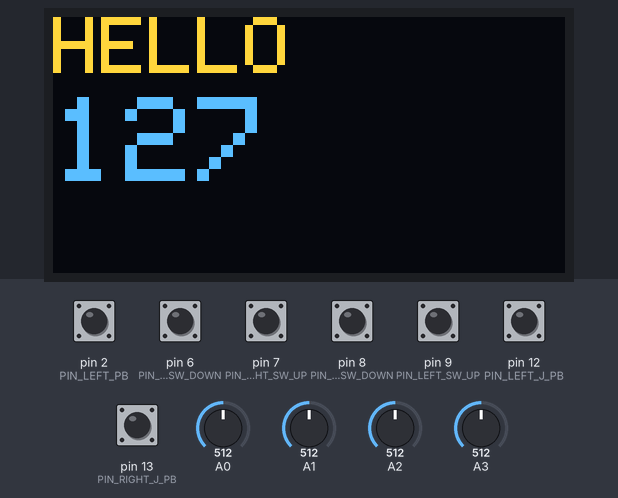
Bench run of a sketch on a simulated Arduino Mega 2560, built with avr-gcc and run on an emulated ATmega2560. On the bench: 128×64 one-colour display. The test bench sets the inputs (shaded band); at power-on: pin 2 (PIN_LEFT_PB), pin 6 (PIN_RIGHT_SW_DOWN), pin 7 (PIN_RIGHT_SW_UP), pin 8 (PIN_LEFT_SW_DOWN), pin 9 (PIN_LEFT_SW_UP), pin 12 (PIN_LEFT_J_PB), pin 13 (PIN_RIGHT_J_PB) HIGH, A0 = 512, A1 = 512, A2 = 512, A3 = 512. The OLED is the two-colour kind (top 16 rows yellow); no radio packets arrive unless stated; what the sketch prints to the serial monitor is not drawn.

Above: at 1.2 s.
1.3 s: A0 set to 522
At 1.9 s:
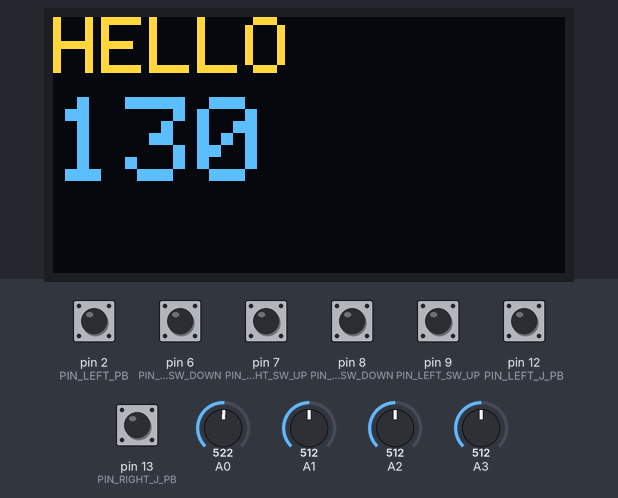
2.8 s: A0 set to 716
At 3.8 s:
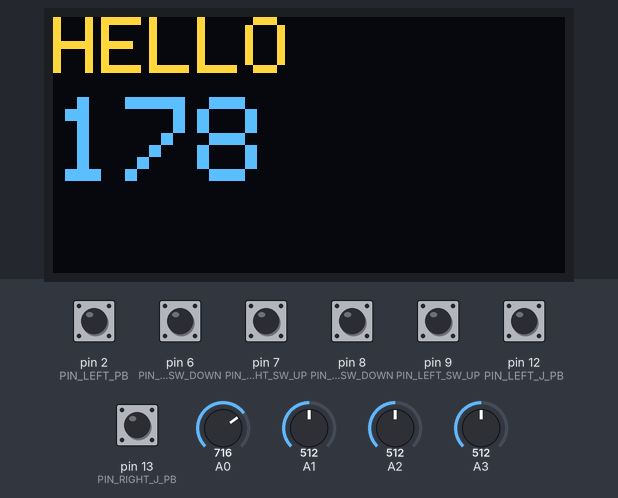
4.3 s: A0 set to 992
At 5.5 s:
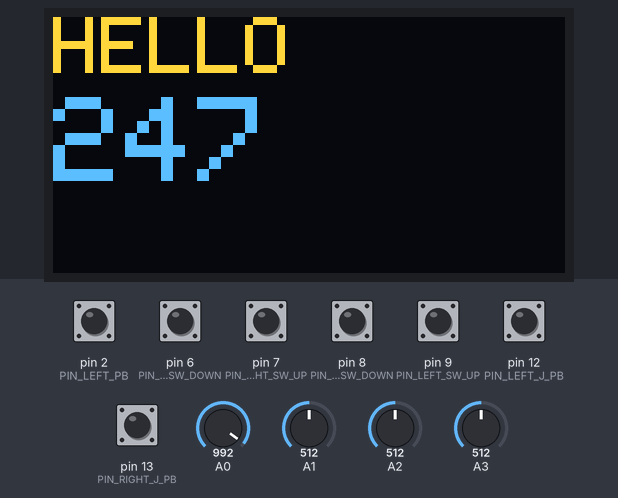
Timing chart, 0 to 7.3 s (numbered marks = the images above; inputs shaded):
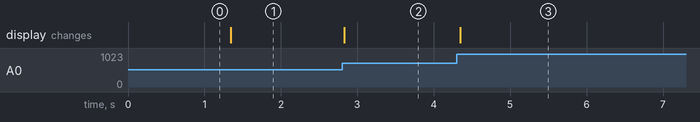

The sketch:

RC-Transmitter.ino
```cpp
#include <Wire.h>
#include <Adafruit_GFX.h>
#include <Adafruit_SSD1306.h>
#include <SPI.h>
#include <nRF24L01.h>
#include <RF24.h>

#define PIN_LEFT_J_X        22
#define PIN_LEFT_J_Y        21
#define PIN_LEFT_J_PB       12
#define PIN_RIGHT_J_X       20
#define PIN_RIGHT_J_Y       19
#define PIN_RIGHT_J_PB      13
#define PIN_LEFT_PB         2
#define PIN_RIGHT_PB        1
#define PIN_LEFT_SW_UP      9
#define PIN_LEFT_SW_DOWN    8
#define PIN_RIGHT_SW_UP     7
#define PIN_RIGHT_SW_DOWN   6

typedef struct
{
  byte LEFT_J_X;        // Left Joystick X Axis
  byte LEFT_J_Y;        // Left Joystick Y Axis
  byte LEFT_J_PB;       // Left Joystick Push button
  byte RIGHT_J_X;       // Right Joystick X Axis
  byte RIGHT_J_Y;       // Right Joystick Y Axis
  byte RIGHT_J_PB;      // Right Joystick Push button
  byte LEFT_PB;         // Left Push button
  byte RIGHT_PB;        // Right Push button
  byte LEFT_SW_UP;      // Left Switch UP position
  byte LEFT_SW_DOWN;    // Left Switch DOWN position
  byte RIGHT_SW_UP;     // Right Switch UP position
  byte RIGHT_SW_DOWN;   // Right Switch DOWN position

} Data_Pack;

Data_Pack data;

// RADIO Class
RF24 radio(10, 11); // CE, CSN
const byte address[6] = "00001";

// OLED Class
Adafruit_SSD1306 oled(128, 64, &Wire, 4);

void setup()
{
  // Serial monitor
  Serial.begin(9600);

  // OLED
  oled.begin(SSD1306_SWITCHCAPVCC, 0x3C);
  oled.clearDisplay();

  // NRF24
  radio.begin();
  radio.openWritingPipe(address);
  radio.setAutoAck(false);
  radio.setDataRate(RF24_250KBPS);
  radio.setPALevel(RF24_PA_LOW);

  // Buttons/Switches pull-up resistors
  pinMode(PIN_LEFT_J_PB, INPUT_PULLUP);
  pinMode(PIN_RIGHT_J_PB, INPUT_PULLUP);
  pinMode(PIN_LEFT_PB, INPUT_PULLUP);
  pinMode(PIN_RIGHT_PB, INPUT_PULLUP);
  pinMode(PIN_LEFT_SW_UP, INPUT_PULLUP);
  pinMode(PIN_LEFT_SW_DOWN, INPUT_PULLUP);
  pinMode(PIN_RIGHT_SW_UP, INPUT_PULLUP);
  pinMode(PIN_RIGHT_SW_DOWN, INPUT_PULLUP);
}

void loop()
{
  // DATA READ
  data.LEFT_J_X = map(analogRead(A3), 0, 1023, 0, 255);
  data.LEFT_J_Y = map(analogRead(A2), 0, 1023, 0, 255);
  data.LEFT_J_PB = digitalRead(PIN_LEFT_J_PB);
  data.RIGHT_J_X = map(analogRead(A1), 0, 1023, 0, 255);
  data.RIGHT_J_Y = map(analogRead(A0), 0, 1023, 0, 255);
  data.RIGHT_J_PB = digitalRead(PIN_RIGHT_J_PB);
  data.LEFT_PB = digitalRead(PIN_LEFT_PB);
  data.RIGHT_PB = digitalRead(PIN_RIGHT_PB);
  data.LEFT_SW_UP = digitalRead(PIN_LEFT_SW_UP);
  data.LEFT_SW_DOWN = digitalRead(PIN_LEFT_SW_DOWN);
  data.RIGHT_SW_UP = digitalRead(PIN_RIGHT_SW_UP);
  data.RIGHT_SW_DOWN = digitalRead(PIN_RIGHT_SW_DOWN);

  // DATA SEND
  radio.write(&data, sizeof(Data_Pack));


  // OLED - Testing
  oled.setTextSize(2);
  oled.setTextColor(WHITE);
  oled.setCursor(0,0);
  oled.println("HELLO");

  oled.setTextSize(3);
  oled.setCursor(0,20);
  oled.println(data.RIGHT_J_Y);

  oled.display();
  oled.clearDisplay();

  // Serial Print - Testing
  //Serial.println(data.LEFT_J_X);
  //Serial.println(data.LEFT_J_Y);
  //Serial.println(data.LEFT_J_PB);
  //Serial.println(data.RIGHT_J_X);
  Serial.println(data.RIGHT_J_Y);
  //Serial.println(data.RIGHT_J_PB);
  //Serial.println(data.LEFT_PB);
  //Serial.println(data.RIGHT_PB);
  //Serial.println(data.LEFT_SW_UP);
  //Serial.println(data.LEFT_SW_DOWN);
  //Serial.println(data.RIGHT_SW_UP);
  //Serial.println(data.RIGHT_SW_DOWN);

}
```

Measured:
- the behaviour switches between 513 and 514 on A0 (found by bisection; images 0 and 1)
- after the input at 1.3 s, the display: changes at once (image 1)
- after the input at 2.8 s, the display: changes at once (image 2)
- after the input at 4.3 s, the display: changes after 0.05 s (image 3)
